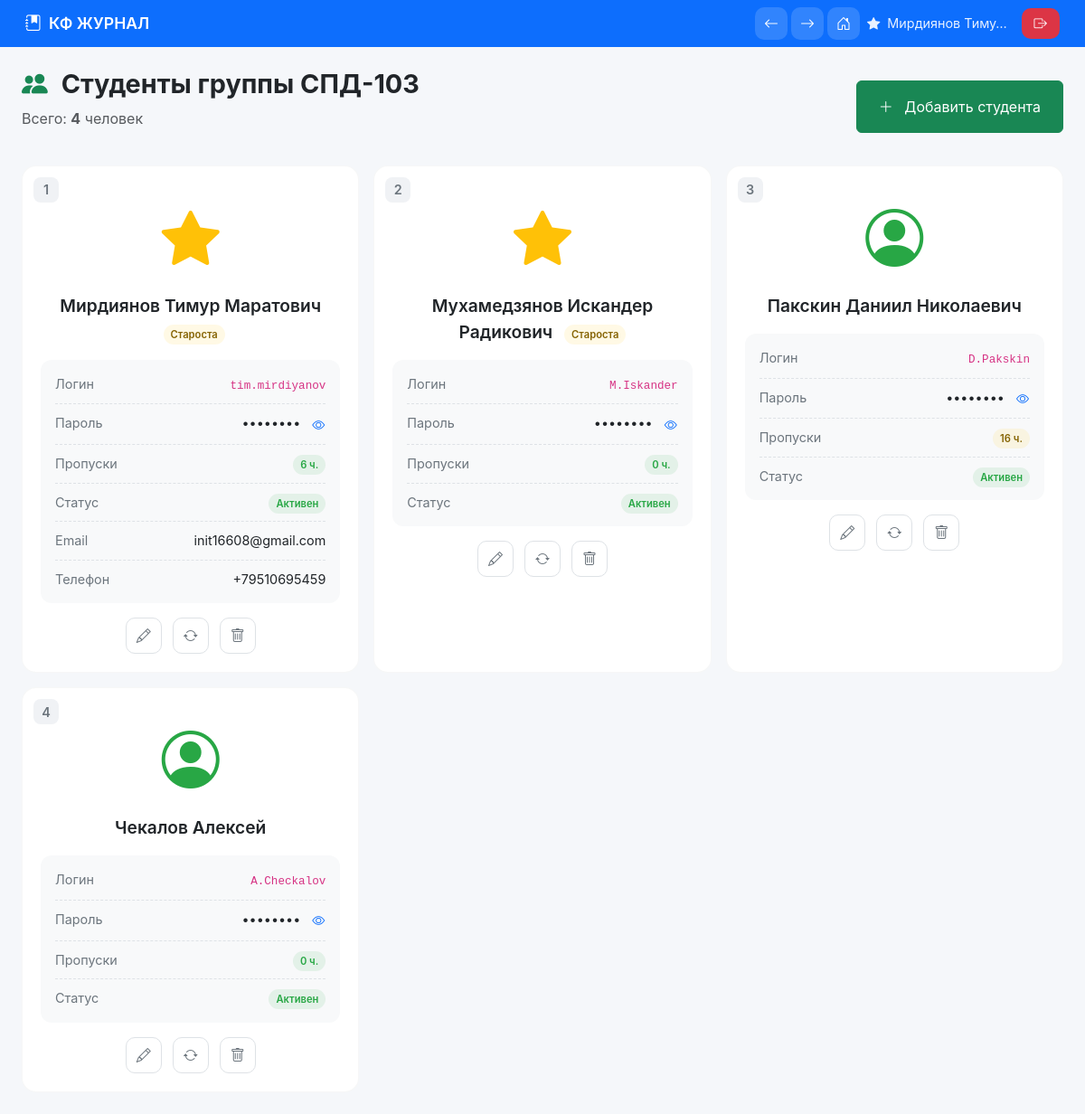
/elders/students/ (signed in), run on the app's committed database.
### admin_panel/models.py (models this page shows, shortened)
class Group(models.Model):
    name = models.CharField(max_length=50, verbose_name="Название группы")
    course = models.ForeignKey('Course', on_delete=models.CASCADE,
                             related_name='groups', verbose_name="Курс")
    form = models.ForeignKey('StudyForm', on_delete=models.CASCADE,
                           related_name='groups', verbose_name="Форма обучения")
    level = models.ForeignKey('EducationalLevel', on_delete=models.CASCADE,
                            related_name='groups', verbose_name="Уровень образования")
    created_at = models.DateTimeField(auto_now_add=True)
    updated_at = models.DateTimeField(auto_now=True)
    class Meta:
        verbose_name = "Группа"
        verbose_name_plural = "Группы"
        ordering = ['name']

class Student(models.Model):
    USER_TYPES = [
        ('student', '🎓 Студент'),
        ('elder', '⭐ Староста'),
        ('dean', '🏛️ Деканат'),
        ('department', '📋 Отдел'),
        ('teacher', '👨‍🏫 Преподаватель'),
        ('admin', '🛠️ Администратор'),
    ]
    login = models.CharField(max_length=100, unique=True, verbose_name="Логин")
    password = models.CharField(max_length=128, default='', verbose_name="Пароль")
    full_name = models.CharField(max_length=200, verbose_name="ФИО")
    email = models.EmailField(blank=True, null=True, verbose_name="Email")
    phone = models.CharField(max_length=20, blank=True, null=True, verbose_name="Телефон")
    group = models.ForeignKey('Group', on_delete=models.SET_NULL,
                            null=True, blank=True, related_name='students',
                            verbose_name="Группа")
    user_type = models.CharField(max_length=20, choices=USER_TYPES,
                               default='student', verbose_name="Тип пользователя")
    is_elder = models.BooleanField(default=False, verbose_name="Староста")
    is_active = models.BooleanField(default=True, verbose_name="Активный")
    telegram_id = models.BigIntegerField(null=True, blank=True, verbose_name="Telegram ID")
    created_at = models.DateTimeField(auto_now_add=True)
    updated_at = models.DateTimeField(auto_now=True)
    class Meta:
        verbose_name = "Пользователь"
        verbose_name_plural = "Пользователи"
        ordering = ['full_name']

### students/models.py (models this page shows, shortened)
class StudentProfile(models.Model):
    user = models.OneToOneField('admin_panel.Student', on_delete=models.CASCADE,
                                related_name='profile')
    group = models.ForeignKey('admin_panel.Group', on_delete=models.SET_NULL,
                             null=True, related_name='student_profiles')
    total_hours = models.IntegerField(default=0, verbose_name="Всего пропусков")
    remaining_hours = models.IntegerField(default=20, verbose_name="Осталось часов")
    class Meta:
        verbose_name = "Профиль студента"
        verbose_name_plural = "Профили студентов"

### elders/views.py (the view)
    def wrapper(request, *args, **kwargs):
        elder_id = request.session.get('elder_id')
        if not elder_id:
            return redirect('elder_login')
        try:
            elder = Student.objects.get(id=elder_id)
            if elder.user_type != 'elder' and not elder.is_elder:
                return redirect('elder_login')
            request.elder = elder
            request.group = elder.group
            return view_func(request, *args, **kwargs)
        except Student.DoesNotExist:
            return redirect('elder_login')

### elders/views.py (called while the page is built)
def elder_required(view_func):
    def wrapper(request, *args, **kwargs):
        elder_id = request.session.get('elder_id')
        if not elder_id:
            return redirect('elder_login')
        try:
            elder = Student.objects.get(id=elder_id)
            if elder.user_type != 'elder' and not elder.is_elder:
                return redirect('elder_login')
            request.elder = elder
            request.group = elder.group
            return view_func(request, *args, **kwargs)
        except Student.DoesNotExist:
            return redirect('elder_login')
    return wrapper

@elder_required
def elder_students(request):
    students = request.group.students.all().order_by('full_name') if request.group else []
    for student in students:
        profile = StudentProfile.objects.get_or_create(user=student)[0]
        student.profile = profile
    context = {
        'elder': request.elder,
        'group': request.group,
        'students': students,
    }
    return render(request, 'elders/students.html', context)

### templates/elders/students.html (shortened to what this page needs)
{% extends 'base.html' %}
{% load static %}
{% block content %}
<div>
    <div class="d-flex flex-column flex-md-row justify-content-between align-items-md-center gap-3 mb-4">
        <div>
            <h1 class="page-title mb-2">
                <i class="bi bi-people-fill text-success me-2"></i>
                Студенты группы {{ group.name }}
            </h1>
            <p class="text-muted">Всего: <strong>{{ students|length }}</strong> человек</p>
        </div>
        <button class="btn btn-success py-3 px-4" onclick="openAddStudentModal()">
            <i class="bi bi-plus-lg me-2"></i>
            Добавить студента
        </button>
    </div>
    <div class="students-grid">
        {% for student in students %}
        <div class="student-card" id="student-{{ student.id }}">
            <div class="student-number">{{ forloop.counter }}</div>
            <div class="student-avatar">
                {% if student.user_type == 'elder' %}
                <i class="bi bi-star-fill" style="color: #ffc107;"></i>
                {% else %}
                <i class="bi bi-person-circle" style="color: #28a745;"></i>
                {% endif %}
            </div>
            <div class="student-name">
                {{ student.full_name }}
                {% if student.user_type == 'elder' %}
                <span class="badge-custom badge-warning ms-2">Староста</span>
                {% endif %}
            </div>
            <div class="student-info">
                <div class="info-row">
                    <span class="info-label">Логин</span>
                    <span><code>{{ student.login }}</code></span>
                </div>
                <div class="info-row">
                    <span class="info-label">Пароль</span>
                    <span>
                        <span class="password-field" id="pass-{{ student.id }}">••••••••</span>
                        <button class="btn btn-sm btn-link p-0 ms-2" onclick="togglePassword({{ student.id }}, '{{ student.password }}')">
                            <i class="bi bi-eye"></i>
                        </button>
                    </span>
                </div>
                <div class="info-row">
                    <span class="info-label">Пропуски</span>
                    <span>
                        <span class="badge-custom
                            {% if student.profile.total_hours >= 20 %}badge-danger
                            {% elif student.profile.total_hours >= 15 %}badge-warning
                            {% else %}badge-success{% endif %}">
                            {{ student.profile.total_hours }} ч.
                        </span>
                    </span>
                </div>
                <div class="info-row">
                    <span class="info-label">Статус</span>
                    <span>
                        {% if student.is_active %}
                        <span class="badge-custom badge-success">Активен</span>
                        {% else %}
                        <span class="badge-custom badge-danger">Неактивен</span>
                        {% endif %}
                    </span>
                </div>
                {% if student.email %}
                <div class="info-row">
                    <span class="info-label">Email</span>
                    <span>{{ student.email }}</span>
                </div>
                {% endif %}
                {% if student.phone %}
                <div class="info-row">
                    <span class="info-label">Телефон</span>
                    <span>{{ student.phone }}</span>
                </div>
                {% endif %}
            </div>
            <div class="student-actions">
                <button class="btn-icon" onclick="editStudent({{ student.id }})" title="Редактировать">
                    <i class="bi bi-pencil"></i>
                </button>
                <button class="btn-icon" onclick="generatePassword({{ student.id }})" title="Сгенерировать пароль">
                    <i class="bi bi-arrow-repeat"></i>
                </button>
                <button class="btn-icon delete" onclick="deleteStudent({{ student.id }}, '{{ student.full_name }}')" title="Удалить">
                    <i class="bi bi-trash"></i>
                </button>
            </div>
        </div>
        {% empty %}
        <div class="col-12 text-center py-5">
            <i class="bi bi-people display-1 text-muted"></i>
            <h3 class="mt-3">В группе пока нет студентов</h3>
            <p class="text-muted">Нажмите "Добавить студента", чтобы создать первого</p>
        </div>
        {% endfor %}
    </div>
</div>
{% endblock %}

### templates/base.html (style rules this page uses)
:root { --primary: #0d6efd; --success: #28a745; --danger: #dc3545; --warning: #ffc107; --dark: #212529; --light: #f8f9fa; --gray: #6c757d; --border-radius: 12px; --card-shadow: 0 2px 8px rgba(0,0,0,0.05); --transition: all 0.2s ease; }
* { margin: 0; padding: 0; box-sizing: border-box; }
html, body { width: 100%; overflow-x: hidden; background: #f5f7fa; font-family: -apple-system, BlinkMacSystemFont, 'Segoe UI', Roboto, Oxygen, Ubuntu, sans-serif; }
.page-title { font-size: 1.5rem; font-weight: 700; margin-bottom: 20px; }
@media (min-width: 768px) { .page-title { font-size: 1.8rem; } }
.students-grid { display: grid; grid-template-columns: 1fr; gap: 16px; }
@media (min-width: 640px) { .students-grid { grid-template-columns: repeat(2, 1fr); } }
@media (min-width: 1024px) { .students-grid { grid-template-columns: repeat(3, 1fr); } }
.student-card { background: white; border-radius: var(--border-radius); padding: 16px; position: relative; border: 1px solid rgba(0,0,0,0.03); }
.student-number { position: absolute; top: 12px; left: 12px; width: 24px; height: 24px; background: var(--light); border-radius: 8px; display: flex; align-items: center; justify-content: center; font-size: 0.8rem; font-weight: 600; color: var(--gray); }
.student-avatar { text-align: center; margin: 12px 0; }
.student-avatar i { font-size: 48px; color: var(--success); }
.student-name { font-size: 1.1rem; font-weight: 600; text-align: center; margin-bottom: 16px; }
.student-info { background: var(--light); border-radius: 10px; padding: 12px; margin: 12px 0; font-size: 0.85rem; }
.info-row { display: flex; justify-content: space-between; margin-bottom: 8px; padding-bottom: 8px; border-bottom: 1px dashed #ddd; }
.info-row:last-child { border-bottom: none; margin-bottom: 0; padding-bottom: 0; }
.student-actions { display: flex; justify-content: center; gap: 8px; }
.btn-icon { width: 36px; height: 36px; border-radius: 10px; border: 1px solid #dee2e6; background: white; color: var(--gray); transition: var(--transition); }
.badge-custom { padding: 4px 8px; border-radius: 20px; font-size: 0.7rem; font-weight: 600; }
.badge-success { background: rgba(40,167,69,0.1); color: var(--success); }
.badge-warning { background: rgba(255,193,7,0.1); color: #856404; }

### templates/elders/students.html (style rules this page uses)
.students-grid { display: grid; grid-template-columns: 1fr; gap: 16px; }
@media (min-width: 640px) { .students-grid { grid-template-columns: repeat(2, 1fr); } }
@media (min-width: 1024px) { .students-grid { grid-template-columns: repeat(3, 1fr); } }
.student-card { background: white; border-radius: 16px; padding: 20px; position: relative; border: 1px solid rgba(0,0,0,0.03); transition: all 0.2s; }
.student-number { position: absolute; top: 12px; left: 12px; width: 28px; height: 28px; background: #f0f2f5; border-radius: 8px; display: flex; align-items: center; justify-content: center; font-size: 0.9rem; font-weight: 600; color: #6c757d; }
.student-avatar { text-align: center; margin: 12px 0; }
.student-avatar i { font-size: 64px; }
.student-name { font-size: 1.2rem; font-weight: 600; text-align: center; margin-bottom: 16px; }
.student-info { background: #f8f9fa; border-radius: 12px; padding: 16px; margin: 16px 0; font-size: 0.9rem; }
.info-row { display: flex; justify-content: space-between; margin-bottom: 10px; padding-bottom: 10px; border-bottom: 1px dashed #dee2e6; }
.info-row:last-child { border-bottom: none; margin-bottom: 0; padding-bottom: 0; }
.info-label { color: #6c757d; }
.student-actions { display: flex; justify-content: center; gap: 12px; }
.btn-icon { width: 40px; height: 40px; border-radius: 10px; border: 1px solid #dee2e6; background: white; color: #6c757d; display: inline-flex; align-items: center; justify-content: center; transition: all 0.2s; }

### data on the page
Group: name "СПД-103"
Student: user_type "elder" (drawn), full_name "Мирдиянов Тимур Маратович", login "tim.mirdiyanov", profile.total_hours "6", is_active "Активен", email "init16608@gmail.com", phone "+79510695459"
Student: user_type "elder" (drawn), full_name "Мухамедзянов Искандер Радикович", login "M.Iskander", profile.total_hours "0", is_active "Активен"
Student: user_type "student" (drawn), full_name "Пакскин Даниил Николаевич", login "D.Pakskin", profile.total_hours "16", is_active "Активен"
Student: user_type "student" (drawn), full_name "Чекалов Алексей", login "A.Checkalov", profile.total_hours "0", is_active "Активен"

### other printed values
{{ request.session.elder_name|truncatechars:15 }} "Мирдиянов Тиму…"
{{ students|length }} "4"
